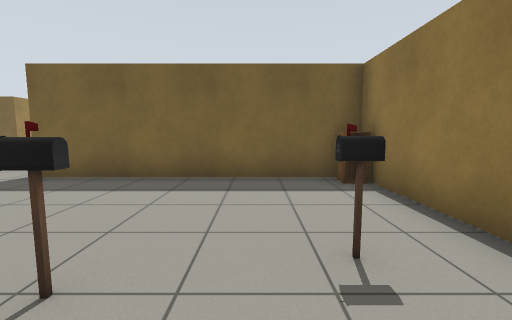
view 1 (above)

16 first-person views from a walk through a robot-simulator world made for Gazebo. The camera is 1 m above the floor, tilts 6° down and sees 90° across. The lines on the ground mark 1 m squares. The floor is counted in squares, 1 m on a side. Each view is taken from the middle of a square. On the plan, view 1 faces up. The plan holds only what a view shows up to about 11 squares ahead; the rest is blank. Simple patterns stand in for the simulator's built-in surfaces. Some stock models are drawn as simple stand-ins.

view 2
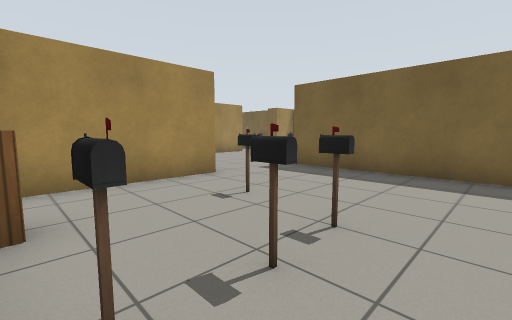

view 3
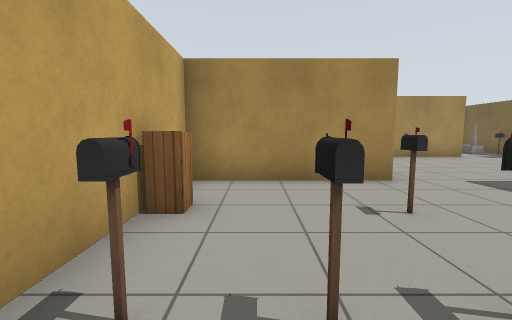

view 4
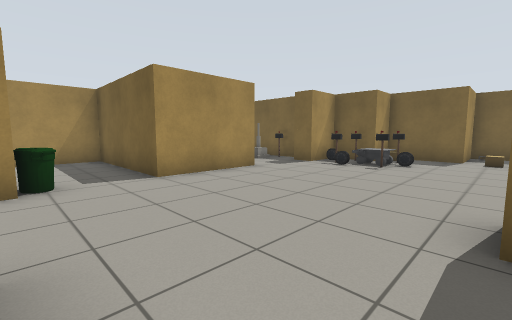

view 5
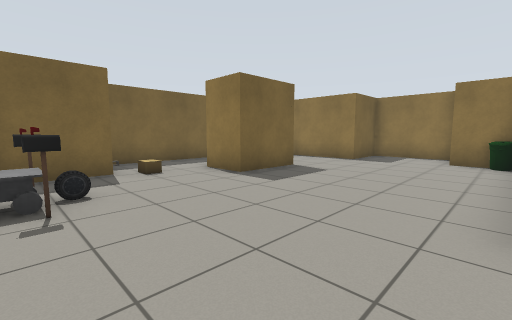

view 6
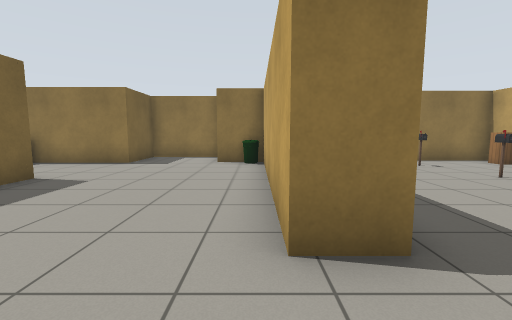

view 7
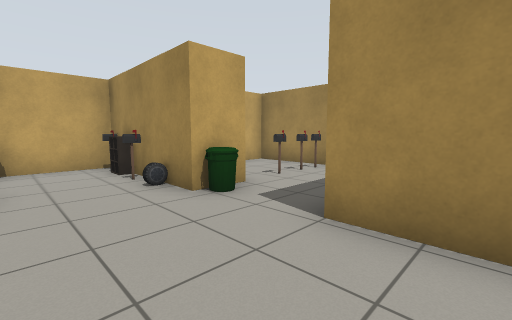

view 8
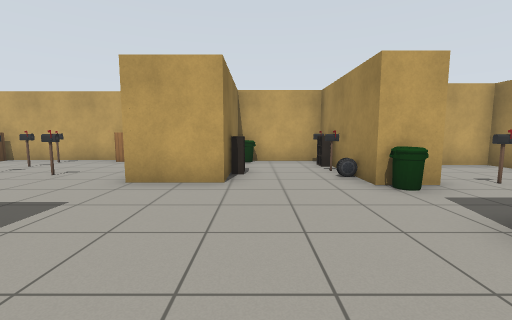

view 9
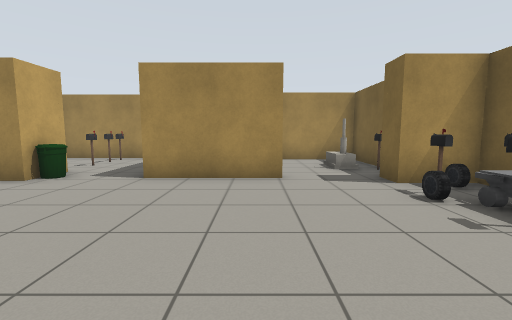

view 10
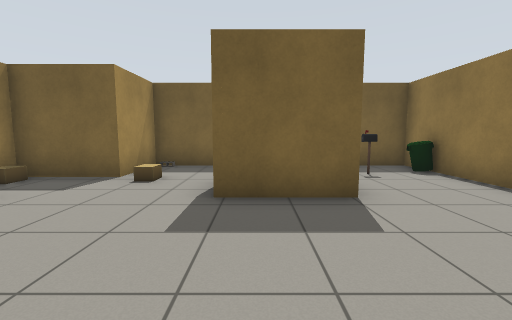

view 11
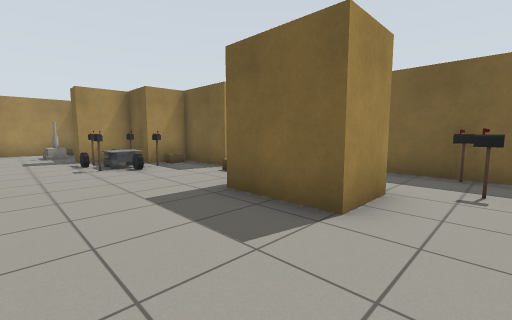

view 12
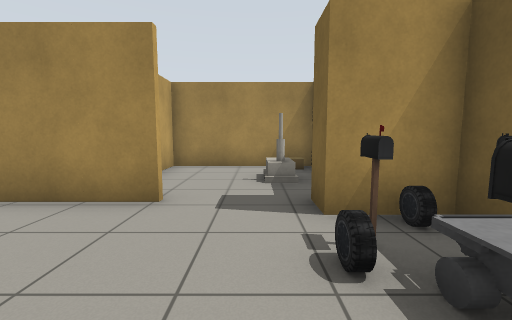

view 13
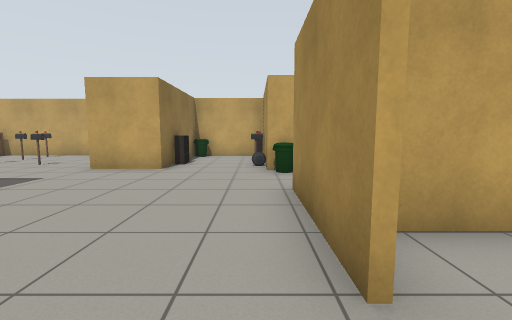

view 14
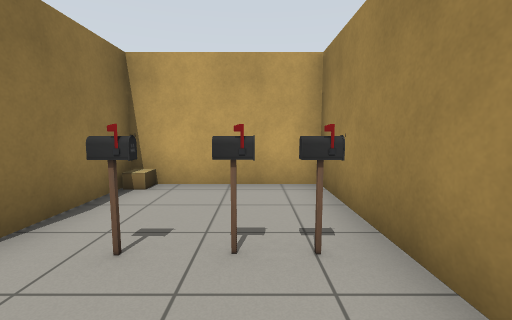

view 15
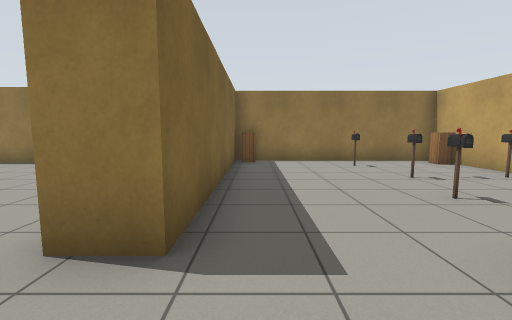

view 16
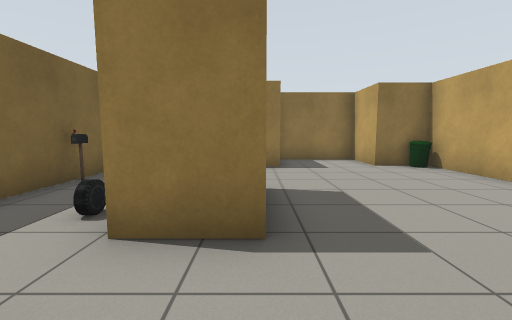

### Floor plan
Points are (right, up) in squares from view 1. A wall is a line through its corners. A room is listed if a view was taken in it or the views show most of it. See-through windows are left out.
Room 1 (views 1, 2, 3, 4)
walls: (-5.4, 2.9) (-5.4, -1.5) (2.3, -1.5) (2.3, 5.7) (-5, 5.7)
ways out: opening at (-5.5, 4.5) to room 2
objects: cabinet (-3, -1); postbox (-3, 2); postbox (-1, -1); postbox (-1, 0); postbox (-1, 1); cabinet (1, -1); postbox (1, 2); cabinet (2, 5)
Room 2 (views 5, 6, 7, 8, 9, 10, 11, 12, 13, 14, 15, 16)
walls: (-5, 5.7) (-5, 6.7) (1.5, 6.7); (-10.7, 8.6) (-10.7, 5.5) (-15.3, 5.5) (-15.3, 0) (-12.5, 0); (-6.1, 13.8) (-8.4, 13.8) (-8.4, 12.4) (-10.1, 12.4) (-10.1, 10.8); (-1.4, 13.5) (-1.4, 11.9) (-3.7, 11.9) (-3.7, 13.5); (1.8, 7.4) (1.8, 8.3) (3.7, 8.3) (3.7, 11.3) (1.6, 11.3) (1.6, 15.9) (-3.6, 15.9); (-10.3, 0.6) (-10.3, -0.5); (-11.6, 0.8) (-11.6, 2.6); (-7.4, -1.2) (-7.4, 2.9) (-5.4, 2.9); (-9.5, -1.2) (-8.6, -1.2)
low walls: (-10.1, 0.5) (-10.1, -0.3)
ways out: opening at (-5.5, 4.5) to room 1; opening at (-11, 9.5) to room 3; opening at (-4.5, 13) to room 4; opening at (-2.5, 14.5) to room 4
objects: postbox (-15, 3); postbox (-14, 3); postbox (-13, 3); bin (-11, 3); postbox (-10, 1); car (-10, 2); car (-10, 12); car (-9, 10); postbox (-9, 11); other object (-9, 12); postbox (-8, 11); postbox (-8, 12); cardboard box (-8, 13); car (-7, 12); cardboard box (-5, 13); car (-3, 14); postbox (-1, 16); postbox (0, 14); bin (1, 15)
Room 3 (no view inside)
walls: (-11.4, 11.7) (-14.8, 11.7) (-14.8, 7.5) (-11.4, 7.5); (-10.1, 10.8) (-10.9, 10.8)
ways out: opening at (-11, 9.5) to room 2
objects: other object (-14, 11); house (-13, 10) to (-12, 11); other object (-12, 11)
Room 4 (no view inside)
walls: (-3.6, 15.9) (-6.1, 15.9) (-6.1, 13.8)
ways out: opening at (-4.5, 13) to room 2; opening at (-2.5, 14.5) to room 2

Positions as (right, up) in squares from view 1, and headings:
1: (0, 0), facing up
2: (0, -1), facing up-left
3: (0, 0), facing left
4: (-5, 3), facing up-left
5: (-8, 7), facing up-right
6: (-7, 7), facing right
7: (-8, 7), facing down-left
8: (-8, 8), facing down
9: (-5, 8), facing left
10: (-3, 8), facing up
11: (0, 9), facing up-left
12: (-7, 10), facing left
13: (-10, 10), facing down
14: (-14, 5), facing down
15: (-7, 5), facing right
16: (-6, 12), facing right
